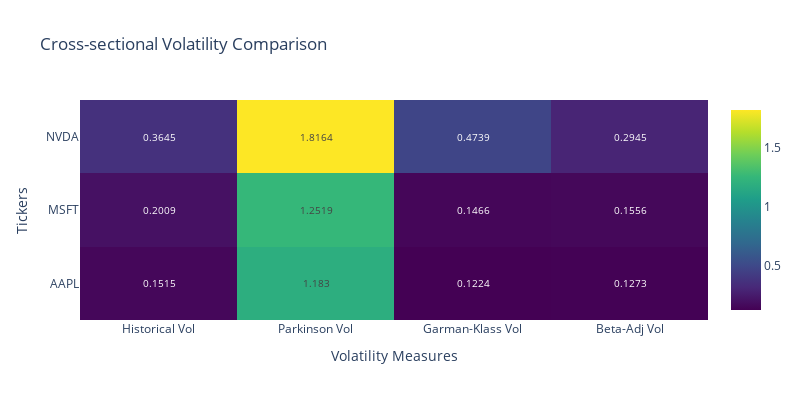

Notebook code cell kept with this figure:
### Code cell
# Create cross-sectional volatility comparison heatmap
fig = go.Figure(data=go.Heatmap(
    z=cross_sectional_heatmap.values,
    x=cross_sectional_heatmap.columns,  # Volatility measures
    y=cross_sectional_heatmap.index,    # Tickers
    colorscale='Viridis',
    text=cross_sectional_heatmap.values.round(4),
    texttemplate='%{text}',
    textfont={"size": 10}
))

fig.update_layout(
    title='Cross-sectional Volatility Comparison',
    xaxis_title='Volatility Measures',
    yaxis_title='Tickers',
    width=800,
    height=400
)

fig.show()

### Figure 1 — Plotly figure (JSON) as saved in the notebook; plotly's stock layout.template omitted (floating-point values rounded to 4 significant figures)
{"data": [{"colorscale": [[0, "#440154"], [0.1111, "#482878"], [0.2222, "#3e4989"], [0.3333, "#31688e"], [0.4444, "#26828e"], [0.5556, "#1f9e89"], [0.6667, "#35b779"], [0.7778, "#6ece58"], [0.8889, "#b5de2b"], [1, "#fde725"]], "text": [[0.1515, 1.183, 0.1224, 0.1273], [0.2009, 1.252, 0.1466, 0.1556], [0.3645, 1.816, 0.4739, 0.2945]], "textfont": {"size": 10}, "texttemplate": "%{text}", "type": "heatmap", "x": ["Historical Vol", "Parkinson Vol", "Garman-Klass Vol", "Beta-Adj Vol"], "y": ["AAPL", "MSFT", "NVDA"], "z": [[0.1515, 1.183, 0.1224, 0.1273], [0.2009, 1.252, 0.1466, 0.1556], [0.3645, 1.816, 0.4739, 0.2945]]}], "layout": {"height": 400, "title": {"text": "Cross-sectional Volatility Comparison"}, "width": 800, "xaxis": {"title": {"text": "Volatility Measures"}}, "yaxis": {"title": {"text": "Tickers"}}}}
